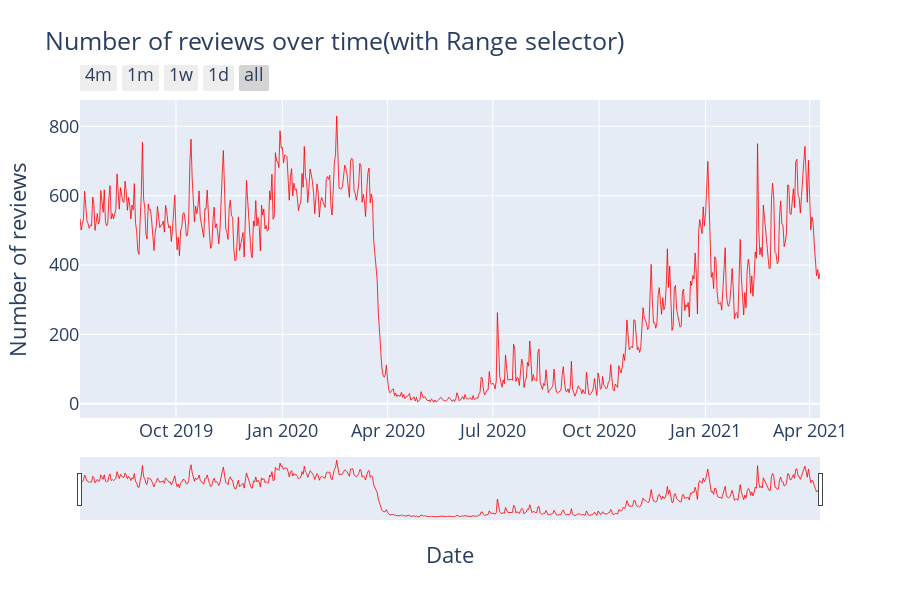

The code cell stored with this chart in its notebook:
### Markdown cell above
### Add `rangeselector` functionality

### Code cell
# Create a layout with a rangeselector and rangeslider on the xaxis
layout = go.Layout(height=600, width=900, font=dict(size=18),
                   title='Number of reviews over time(with Range selector)',
                   xaxis=dict(title='Date',
                                        # Range selector with buttons
                                         rangeselector=dict(
                                             # Buttons for selecting time scale
                                             buttons=list([
                                                 # 4 month
                                                 dict(count=4,
                                                      label='4m',
                                                      step='month',
                                                      stepmode='backward'),
                                                 # 1 month
                                                 dict(count=1,
                                                      label='1m',
                                                      step='month',
                                                      stepmode='backward'),
                                                 # 1 week
                                                 dict(count=7,
                                                      label='1w',
                                                      step='day',
                                                      stepmode='todate'),
                                                 # 1 day
                                                 dict(count=1,
                                                      label='1d',
                                                      step='day',
                                                      stepmode='todate'),
                                                 # Entire scale
                                                 dict(step='all')
                                             ])
                                         ),
                                         # Sliding for selecting time window
                                         rangeslider=dict(visible=True),
                                         # Type of xaxis
                                         type='date'),
                   # yaxis is unchanged
                   yaxis=dict(title='Number of reviews')
                   )

# Create the figure and display
fig = go.Figure(data=[r], layout=layout)
iplot(fig)

### Figure 1 — Plotly figure (JSON) as saved in the notebook; plotly's stock layout.template omitted (floating-point values rounded to 4 significant figures; data arrays with more than 128 entries replaced by an {"elided": "..."} marker saying what was removed)
{"data": [{"line": {"color": "red", "width": 1}, "name": "Reviews", "opacity": 0.8, "text": {"elided": "641 str values"}, "type": "scatter", "x": {"elided": "641 str values"}, "y": {"elided": "641 int values"}}], "layout": {"font": {"size": 18}, "height": 600, "title": {"text": "Number of reviews over time(with Range selector)"}, "width": 900, "xaxis": {"rangeselector": {"buttons": [{"count": 4, "label": "4m", "step": "month", "stepmode": "backward"}, {"count": 1, "label": "1m", "step": "month", "stepmode": "backward"}, {"count": 7, "label": "1w", "step": "day", "stepmode": "todate"}, {"count": 1, "label": "1d", "step": "day", "stepmode": "todate"}, {"step": "all"}]}, "rangeslider": {"visible": true}, "title": {"text": "Date"}, "type": "date"}, "yaxis": {"title": {"text": "Number of reviews"}}}}
